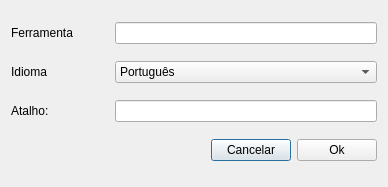
<?xml version="1.0" encoding="UTF-8"?>
<ui version="4.0">
 <class>Dialog</class>
 <widget class="QDialog" name="Dialog">
  <property name="geometry">
   <rect>
    <x>0</x>
    <y>0</y>
    <width>388</width>
    <height>187</height>
   </rect>
  </property>
  <property name="windowTitle">
   <string>Adicionar Atalho</string>
  </property>
  <layout class="QGridLayout" name="gridLayout">
   <item row="0" column="0">
    <layout class="QHBoxLayout" name="horizontalLayout">
     <item>
      <widget class="QLabel" name="label">
       <property name="sizePolicy">
        <sizepolicy hsizetype="Preferred" vsizetype="Fixed">
         <horstretch>0</horstretch>
         <verstretch>0</verstretch>
        </sizepolicy>
       </property>
       <property name="minimumSize">
        <size>
         <width>98</width>
         <height>0</height>
        </size>
       </property>
       <property name="maximumSize">
        <size>
         <width>98</width>
         <height>16777215</height>
        </size>
       </property>
       <property name="text">
        <string>Ferramenta</string>
       </property>
      </widget>
     </item>
     <item>
      <widget class="QLineEdit" name="toolLe"/>
     </item>
    </layout>
   </item>
   <item row="3" column="0">
    <layout class="QHBoxLayout" name="horizontalLayout_2">
     <item>
      <spacer name="horizontalSpacer">
       <property name="orientation">
        <enum>Qt::Horizontal</enum>
       </property>
       <property name="sizeHint" stdset="0">
        <size>
         <width>270</width>
         <height>20</height>
        </size>
       </property>
      </spacer>
     </item>
     <item>
      <widget class="QPushButton" name="cancelBtn">
       <property name="text">
        <string>Cancelar</string>
       </property>
      </widget>
     </item>
     <item>
      <widget class="QPushButton" name="okBtn">
       <property name="sizePolicy">
        <sizepolicy hsizetype="Minimum" vsizetype="Fixed">
         <horstretch>0</horstretch>
         <verstretch>0</verstretch>
        </sizepolicy>
       </property>
       <property name="text">
        <string>Ok</string>
       </property>
      </widget>
     </item>
    </layout>
   </item>
   <item row="2" column="0">
    <layout class="QHBoxLayout" name="horizontalLayout_3">
     <item>
      <widget class="QLabel" name="label_2">
       <property name="sizePolicy">
        <sizepolicy hsizetype="Preferred" vsizetype="Fixed">
         <horstretch>0</horstretch>
         <verstretch>0</verstretch>
        </sizepolicy>
       </property>
       <property name="minimumSize">
        <size>
         <width>98</width>
         <height>0</height>
        </size>
       </property>
       <property name="maximumSize">
        <size>
         <width>98</width>
         <height>16777215</height>
        </size>
       </property>
       <property name="text">
        <string>Atalho:</string>
       </property>
      </widget>
     </item>
     <item>
      <widget class="QLineEdit" name="shortcutLe"/>
     </item>
    </layout>
   </item>
   <item row="1" column="0">
    <layout class="QHBoxLayout" name="horizontalLayout_4">
     <item>
      <widget class="QLabel" name="label_3">
       <property name="sizePolicy">
        <sizepolicy hsizetype="Preferred" vsizetype="Fixed">
         <horstretch>0</horstretch>
         <verstretch>0</verstretch>
        </sizepolicy>
       </property>
       <property name="minimumSize">
        <size>
         <width>98</width>
         <height>0</height>
        </size>
       </property>
       <property name="maximumSize">
        <size>
         <width>98</width>
         <height>16777215</height>
        </size>
       </property>
       <property name="text">
        <string>Idioma</string>
       </property>
      </widget>
     </item>
     <item>
      <widget class="QComboBox" name="languageCb">
       <item>
        <property name="text">
         <string>Português</string>
        </property>
       </item>
       <item>
        <property name="text">
         <string>Inglês</string>
        </property>
       </item>
      </widget>
     </item>
    </layout>
   </item>
  </layout>
 </widget>
 <resources/>
 <connections/>
</ui>
